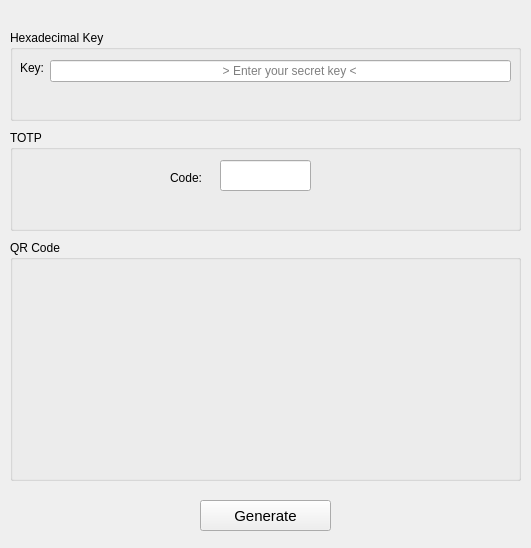
<?xml version="1.0" encoding="UTF-8"?>
<ui version="4.0">
 <class>MainWindow</class>
 <widget class="QMainWindow" name="MainWindow">
  <property name="geometry">
   <rect>
    <x>0</x>
    <y>0</y>
    <width>531</width>
    <height>548</height>
   </rect>
  </property>
  <property name="windowTitle">
   <string>MainWindow</string>
  </property>
  <widget class="QWidget" name="centralwidget">
   <widget class="QGroupBox" name="boxTOTP">
    <property name="geometry">
     <rect>
      <x>10</x>
      <y>130</y>
      <width>511</width>
      <height>101</height>
     </rect>
    </property>
    <property name="title">
     <string>TOTP</string>
    </property>
    <widget class="QLabel" name="labelTOTP">
     <property name="geometry">
      <rect>
       <x>160</x>
       <y>40</y>
       <width>41</width>
       <height>16</height>
      </rect>
     </property>
     <property name="text">
      <string>Code:</string>
     </property>
    </widget>
    <widget class="QLineEdit" name="lineTOTP">
     <property name="geometry">
      <rect>
       <x>210</x>
       <y>30</y>
       <width>91</width>
       <height>31</height>
      </rect>
     </property>
     <property name="font">
      <font>
       <pointsize>18</pointsize>
      </font>
     </property>
     <property name="text">
      <string/>
     </property>
     <property name="readOnly">
      <bool>true</bool>
     </property>
    </widget>
    <widget class="QLabel" name="TOTPErrorLabel">
     <property name="geometry">
      <rect>
       <x>90</x>
       <y>70</y>
       <width>331</width>
       <height>21</height>
      </rect>
     </property>
     <property name="font">
      <font>
       <pointsize>14</pointsize>
      </font>
     </property>
     <property name="text">
      <string/>
     </property>
     <property name="alignment">
      <set>Qt::AlignmentFlag::AlignCenter</set>
     </property>
    </widget>
   </widget>
   <widget class="QGroupBox" name="boxKey">
    <property name="geometry">
     <rect>
      <x>10</x>
      <y>30</y>
      <width>511</width>
      <height>91</height>
     </rect>
    </property>
    <property name="title">
     <string>Hexadecimal Key</string>
    </property>
    <widget class="QLineEdit" name="lineKey">
     <property name="geometry">
      <rect>
       <x>40</x>
       <y>30</y>
       <width>461</width>
       <height>22</height>
      </rect>
     </property>
     <property name="placeholderText">
      <string>                                                   &gt; Enter your secret key &lt;</string>
     </property>
    </widget>
    <widget class="QLabel" name="labelKey">
     <property name="geometry">
      <rect>
       <x>10</x>
       <y>30</y>
       <width>58</width>
       <height>15</height>
      </rect>
     </property>
     <property name="text">
      <string>Key:</string>
     </property>
    </widget>
    <widget class="QLabel" name="keyErrorLabel">
     <property name="geometry">
      <rect>
       <x>80</x>
       <y>60</y>
       <width>331</width>
       <height>21</height>
      </rect>
     </property>
     <property name="text">
      <string/>
     </property>
     <property name="alignment">
      <set>Qt::AlignmentFlag::AlignCenter</set>
     </property>
    </widget>
   </widget>
   <widget class="QGroupBox" name="groupBox">
    <property name="geometry">
     <rect>
      <x>10</x>
      <y>240</y>
      <width>511</width>
      <height>241</height>
     </rect>
    </property>
    <property name="title">
     <string>QR Code</string>
    </property>
    <widget class="QLabel" name="QRLabel">
     <property name="geometry">
      <rect>
       <x>160</x>
       <y>30</y>
       <width>191</width>
       <height>171</height>
      </rect>
     </property>
     <property name="font">
      <font>
       <pointsize>13</pointsize>
      </font>
     </property>
     <property name="text">
      <string/>
     </property>
    </widget>
    <widget class="QLabel" name="QRErrorLabel">
     <property name="geometry">
      <rect>
       <x>90</x>
       <y>210</y>
       <width>331</width>
       <height>21</height>
      </rect>
     </property>
     <property name="font">
      <font>
       <pointsize>14</pointsize>
      </font>
     </property>
     <property name="text">
      <string/>
     </property>
     <property name="alignment">
      <set>Qt::AlignmentFlag::AlignCenter</set>
     </property>
    </widget>
   </widget>
   <widget class="QPushButton" name="btnGenerate">
    <property name="geometry">
     <rect>
      <x>200</x>
      <y>500</y>
      <width>131</width>
      <height>31</height>
     </rect>
    </property>
    <property name="font">
     <font>
      <pointsize>11</pointsize>
     </font>
    </property>
    <property name="text">
     <string>Generate</string>
    </property>
   </widget>
   <zorder>boxTOTP</zorder>
   <zorder>groupBox</zorder>
   <zorder>boxKey</zorder>
   <zorder>btnGenerate</zorder>
  </widget>
 </widget>
 <resources/>
 <connections/>
</ui>
